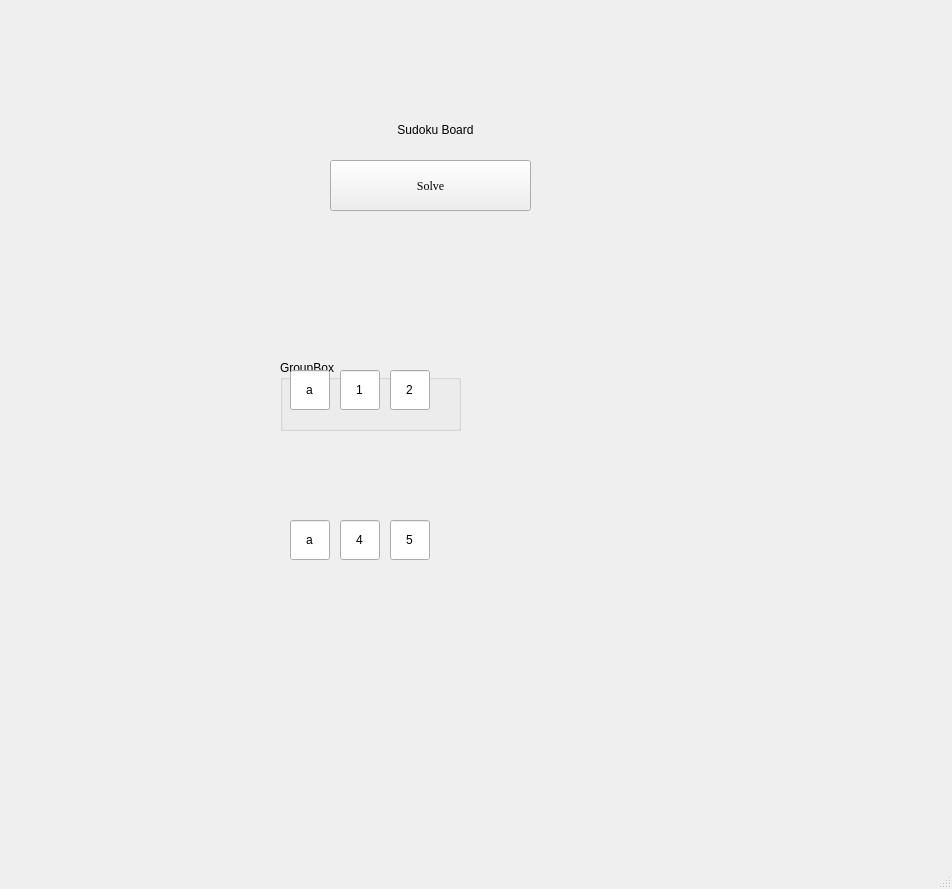
<?xml version="1.0" encoding="UTF-8"?>
<ui version="4.0">
 <class>MainWindow</class>
 <widget class="QMainWindow" name="MainWindow">
  <property name="geometry">
   <rect>
    <x>0</x>
    <y>0</y>
    <width>952</width>
    <height>889</height>
   </rect>
  </property>
  <property name="windowTitle">
   <string>MainWindow</string>
  </property>
  <widget class="QWidget" name="centralwidget">
   <widget class="QPushButton" name="pushButton">
    <property name="geometry">
     <rect>
      <x>330</x>
      <y>160</y>
      <width>201</width>
      <height>51</height>
     </rect>
    </property>
    <property name="font">
     <font>
      <family>Times New Roman</family>
     </font>
    </property>
    <property name="text">
     <string>Solve</string>
    </property>
   </widget>
   <widget class="QGroupBox" name="group_box_2">
    <property name="geometry">
     <rect>
      <x>280</x>
      <y>360</y>
      <width>181</width>
      <height>71</height>
     </rect>
    </property>
    <property name="title">
     <string>GroupBox</string>
    </property>
    <property name="checkable">
     <bool>false</bool>
    </property>
    <widget class="QLineEdit" name="box_3">
     <property name="geometry">
      <rect>
       <x>110</x>
       <y>10</y>
       <width>40</width>
       <height>40</height>
      </rect>
     </property>
     <property name="maximumSize">
      <size>
       <width>40</width>
       <height>40</height>
      </size>
     </property>
     <property name="text">
      <string>2</string>
     </property>
     <property name="alignment">
      <set>Qt::AlignCenter</set>
     </property>
    </widget>
    <widget class="QLineEdit" name="box_2">
     <property name="geometry">
      <rect>
       <x>60</x>
       <y>10</y>
       <width>40</width>
       <height>40</height>
      </rect>
     </property>
     <property name="maximumSize">
      <size>
       <width>40</width>
       <height>40</height>
      </size>
     </property>
     <property name="text">
      <string>1</string>
     </property>
     <property name="alignment">
      <set>Qt::AlignCenter</set>
     </property>
    </widget>
    <widget class="QLineEdit" name="box_1">
     <property name="geometry">
      <rect>
       <x>10</x>
       <y>10</y>
       <width>40</width>
       <height>40</height>
      </rect>
     </property>
     <property name="maximumSize">
      <size>
       <width>40</width>
       <height>40</height>
      </size>
     </property>
     <property name="text">
      <string>a</string>
     </property>
     <property name="maxLength">
      <number>1</number>
     </property>
     <property name="cursorPosition">
      <number>1</number>
     </property>
     <property name="alignment">
      <set>Qt::AlignCenter</set>
     </property>
    </widget>
   </widget>
   <widget class="QWidget" name="widget_container" native="true">
    <property name="geometry">
     <rect>
      <x>270</x>
      <y>500</y>
      <width>241</width>
      <height>111</height>
     </rect>
    </property>
    <widget class="QLineEdit" name="box_6">
     <property name="geometry">
      <rect>
       <x>20</x>
       <y>20</y>
       <width>40</width>
       <height>40</height>
      </rect>
     </property>
     <property name="maximumSize">
      <size>
       <width>40</width>
       <height>40</height>
      </size>
     </property>
     <property name="text">
      <string>a</string>
     </property>
     <property name="maxLength">
      <number>1</number>
     </property>
     <property name="cursorPosition">
      <number>1</number>
     </property>
     <property name="alignment">
      <set>Qt::AlignCenter</set>
     </property>
    </widget>
    <widget class="QLineEdit" name="box_4">
     <property name="geometry">
      <rect>
       <x>120</x>
       <y>20</y>
       <width>40</width>
       <height>40</height>
      </rect>
     </property>
     <property name="maximumSize">
      <size>
       <width>40</width>
       <height>40</height>
      </size>
     </property>
     <property name="text">
      <string>5</string>
     </property>
     <property name="alignment">
      <set>Qt::AlignCenter</set>
     </property>
    </widget>
    <widget class="QLineEdit" name="box_5">
     <property name="geometry">
      <rect>
       <x>70</x>
       <y>20</y>
       <width>40</width>
       <height>40</height>
      </rect>
     </property>
     <property name="maximumSize">
      <size>
       <width>40</width>
       <height>40</height>
      </size>
     </property>
     <property name="text">
      <string>4</string>
     </property>
     <property name="alignment">
      <set>Qt::AlignCenter</set>
     </property>
    </widget>
   </widget>
   <widget class="QLabel" name="Title">
    <property name="geometry">
     <rect>
      <x>360</x>
      <y>120</y>
      <width>151</width>
      <height>21</height>
     </rect>
    </property>
    <property name="mouseTracking">
     <bool>true</bool>
    </property>
    <property name="frameShadow">
     <enum>QFrame::Sunken</enum>
    </property>
    <property name="lineWidth">
     <number>5</number>
    </property>
    <property name="text">
     <string>Sudoku Board</string>
    </property>
    <property name="textFormat">
     <enum>Qt::RichText</enum>
    </property>
    <property name="alignment">
     <set>Qt::AlignCenter</set>
    </property>
   </widget>
  </widget>
  <widget class="QMenuBar" name="menubar">
   <property name="geometry">
    <rect>
     <x>0</x>
     <y>0</y>
     <width>952</width>
     <height>21</height>
    </rect>
   </property>
  </widget>
  <widget class="QStatusBar" name="statusbar"/>
 </widget>
 <resources/>
 <connections/>
</ui>
